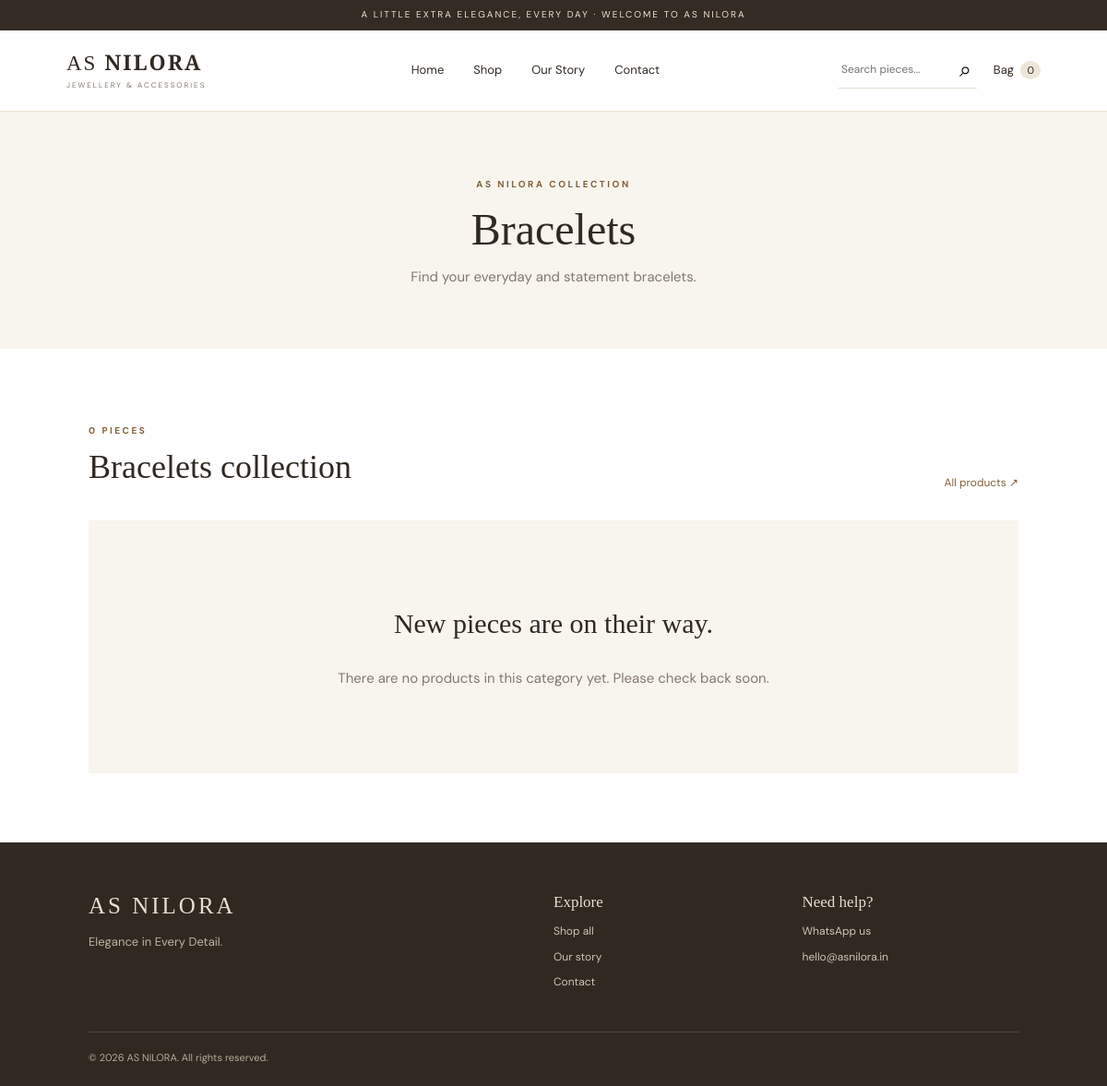
The page /category.php?slug=bracelets on the database its author committed.
### tables this page shows
CREATE TABLE IF NOT EXISTS categories (
 id INT AUTO_INCREMENT PRIMARY KEY,
 name VARCHAR(120) NOT NULL,
 slug VARCHAR(140) NOT NULL UNIQUE,
 description TEXT NULL,
 is_active TINYINT(1) NOT NULL DEFAULT 1,
 created_at TIMESTAMP DEFAULT CURRENT_TIMESTAMP
);

### config.php (called while the page is built, shortened)
<?php
function e(?string $value): string {
    return htmlspecialchars($value ?? '', ENT_QUOTES, 'UTF-8');
}
function url(string $path = ''): string {
    return BASE_URL . ($path !== '' ? '/' . ltrim($path, '/') : '');
}

### category.php (the view, shortened to what this page needs)
<?php
require_once __DIR__.'/config.php';
$slug=trim($_GET['slug']??'');
$stmt=$pdo->prepare("SELECT * FROM categories WHERE slug=? AND is_active=1");$stmt->execute([$slug]);$category=$stmt->fetch();
$stmt=$pdo->prepare("SELECT p.*,c.name AS category_name FROM products p JOIN categories c ON c.id=p.category_id WHERE p.category_id=? AND p.is_active=1 ORDER BY p.created_at DESC");$stmt->execute([$category['id']]);$products=$stmt->fetchAll();
$pageTitle=$category['name'];require __DIR__.'/includes/header.php';
?>
<section class="page-banner"><span class="eyebrow">AS NILORA COLLECTION</span><h1><?= e($category['name']) ?></h1><p><?= e($category['description'] ?: 'Explore the collection.') ?></p></section>
<section class="section"><div class="section-heading"><div><span class="eyebrow"><?= count($products) ?> PIECES</span><h2><?= e($category['name']) ?> collection</h2></div><a class="text-link" href="<?= e(url('shop.php')) ?>">All products ↗</a></div>
<?php if($products): ?><div class="product-grid"><?php foreach($products as $p) require __DIR__.'/includes/product-card.php'; ?></div><?php else: ?><div class="empty-state"><h3>New pieces are on their way.</h3><p>There are no products in this category yet. Please check back soon.</p></div><?php endif; ?></section>
<?php require __DIR__.'/includes/footer.php'; ?>

### assets/css/style.css (style rules this page uses)
* { box-sizing:border-box }
:root { --ivory:#f8f5ef;--cream:#eee6da;--gold:#ad8959;--gold-dark:#80613b;--ink:#302922;--muted:#83796d;--line:#e7dfd4;--white:#fff }
html { scroll-behavior:smooth }
body { margin:0;background:#fff;color:var(--ink);font-family:'DM Sans',Arial,sans-serif;font-size:15px;line-height:1.65 }
a { color:inherit;text-decoration:none }
.eyebrow { font-size:10px;letter-spacing:2.5px;color:var(--gold-dark);font-weight:700 }
.hero h1,.page-banner h1,.detail-copy h1 { font:500 clamp(42px,5vw,67px)/1.13 'Playfair Display',Georgia,serif;margin:18px 0 }
.hero-copy p,.page-banner p { color:var(--muted);max-width:430px;margin:0 0 28px }
.section { padding:75px 8% }
.section-heading { display:flex;align-items:end;justify-content:space-between;margin-bottom:30px }
.section h2,.brand-note h2,.contact-panel h2,.story-copy h2 { font:500 36px 'Playfair Display',Georgia,serif;margin:7px 0 }
.text-link { font-size:12px;color:var(--gold-dark) }
.page-banner { text-align:center;background:var(--ivory);padding:65px 20px }
.page-banner h1 { font-size:48px;margin:12px 0 }
.page-banner p { margin:0 auto }
.empty-state { text-align:center;padding:65px 20px;background:var(--ivory) }
.empty-state h2,.empty-state h3 { font:30px 'Playfair Display',serif }
.empty-state p { color:var(--muted);margin-bottom:25px }

### rows shown on the page
categories: name "Bracelets", description "Find your everyday and statement bracelets."

### other values the page prints
cart_count() "0"
count($products) "0"
STORE_TAGLINE "Elegance in Every Detail."
STORE_EMAIL "hello@asnilora.in"
